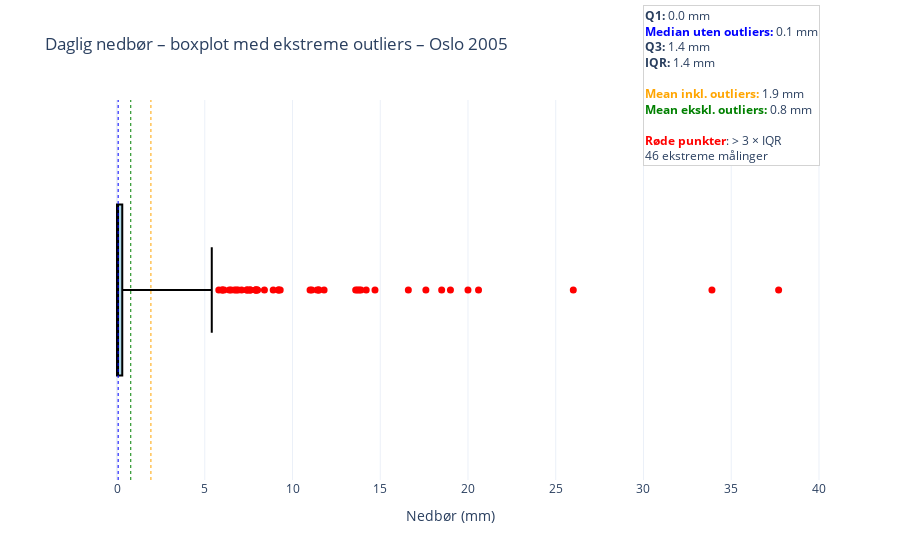

Notebook source saved alongside this figure:
### Markdown cell above
### Boxplot visualisering av ekstremverdier

### Code cell
year = 2005

df_year = ys.compute_yearly(city,element_id,year,aggregate=None)

summary          = od.summarize(df_year["value"])
q1, q3, iqr      = summary["Q1"], summary["Q3"], summary["IQR"]
extreme_mask     = od.detect_iqr(df_year["value"], extreme=True)
core_series      = od.remove_outliers_iqr(df_year["value"], extreme=True)
core_vals        = core_series.dropna()

stats_mean = oa.stats_with_without_outliers(city,element_id,time_offset=offset,statistic="mean")
stats_median = oa.stats_with_without_outliers(city,element_id,time_offset=offset,statistic="median")

stats_mean_year   = stats_mean[stats_mean["year_month"].str.startswith(str(year))]
stats_median_year = stats_median[stats_median["year_month"].str.startswith(str(year))]

mean_with_out = stats_mean_year["mean_with_outliers"].mean()
mean_no_out   = stats_mean_year["mean_without_outliers"].mean()
median_core   = stats_median_year["median_without_outliers"].mean()
extreme_vals = df_year.loc[extreme_mask, ["value", "referenceTime"]]

fig = go.Figure()

fig.add_trace(
    go.Box(
        x=core_vals,
        y=[0] * len(core_vals),
        orientation="h",
        boxpoints=False,
        fillcolor="lightblue",
        line=dict(color="black"),
        width=0.9,
        hoverinfo="skip",
        showlegend=False
    )
)
if not extreme_vals.empty:
    fig.add_trace(
        go.Scatter(
            x=extreme_vals["value"],
            y=[0] * len(extreme_vals),
            mode="markers",
            marker=dict(color="red", size=7),
            text=extreme_vals["referenceTime"].dt.strftime("%Y‑%m‑%d"),
            hovertemplate="<b>%{text}</b><br>Nedbør: %{x:.1f} mm<extra></extra>",
            showlegend=False
        )
    )
fig.add_vline(x=mean_with_out, line_width=1, line_dash="dot", line_color="orange")
fig.add_vline(x=mean_no_out,   line_width=1, line_dash="dot", line_color="green")
fig.add_vline(x=median_core,   line_width=1, line_dash="dot", line_color="blue")
info = (
    f"<b>Q1:</b> {q1:.1f} mm<br>"
    f"<span style='color:blue'><b>Median uten outliers:</b></span> {median_core:.1f} mm<br>"
    f"<b>Q3:</b> {q3:.1f} mm<br>"
    f"<b>IQR:</b> {iqr:.1f} mm<br><br>"
    f"<span style='color:orange'><b>Mean inkl. outliers:</b></span> {mean_with_out:.1f} mm<br>"
    f"<span style='color:green'><b>Mean ekskl. outliers:</b></span> {mean_no_out:.1f} mm<br><br>"
    f"<span style='color:red'><b>Røde punkter</b></span>: > 3 × IQR<br>"
    f"{len(extreme_vals)} ekstreme målinger<br><br>"
)
fig.add_annotation(
    xref="paper", yref="paper",
    x=1, y=1.25,
    xanchor="right", yanchor="top",
    text=info,
    showarrow=False,
    align="left",
    bordercolor="lightgrey",
    borderwidth=1,
    bgcolor="white",
    font=dict(size=12)
)
fig.update_layout(
    title=f"Daglig nedbør – boxplot med ekstreme outliers – {city.capitalize()} {year}",
    xaxis_title="Nedbør (mm)",
    yaxis=dict(visible=False, range=[-1, 1]),
    template="plotly_white",
    hovermode="x"
)
fig.show()

### Figure 1 — Plotly figure (JSON) as saved in the notebook; plotly's stock layout.template omitted (floating-point values rounded to 4 significant figures; data arrays with more than 128 entries replaced by an {"elided": "..."} marker saying what was removed)
{"data": [{"boxpoints": false, "fillcolor": "lightblue", "hoverinfo": "skip", "line": {"color": "black"}, "orientation": "h", "showlegend": false, "type": "box", "width": 0.9, "x": {"elided": "319 float values"}, "y": {"elided": "319 int values"}}, {"hovertemplate": "<b>%{text}</b><br>Nedbør: %{x:.1f} mm<extra></extra>", "marker": {"color": "red", "size": 7}, "mode": "markers", "showlegend": false, "text": ["2005‑01‑09", "2005‑01‑19", "2005‑02‑10", "2005‑03‑11", "2005‑03‑12", "2005‑04‑07", "2005‑04‑08", "2005‑04‑30", "2005‑05‑03", "2005‑05‑09", "2005‑05‑20", "2005‑05‑21", "2005‑05‑22", "2005‑05‑24", "2005‑05‑26", "2005‑05‑27", "2005‑05‑29", "2005‑06‑05", "2005‑06‑13", "2005‑06‑14", "2005‑07‑16", "2005‑07‑17", "2005‑07‑20", "2005‑07‑21", "2005‑08‑01", "2005‑08‑06", "2005‑08‑07", "2005‑08‑09", "2005‑08‑23", "2005‑08‑26", "2005‑09‑03", "2005‑09‑14", "2005‑10‑01", "2005‑10‑02", "2005‑10‑21", "2005‑10‑23", "2005‑10‑26", "2005‑10‑30", "2005‑11‑02", "2005‑11‑03", "2005‑11‑04", "2005‑11‑06", "2005‑11‑25", "2005‑12‑02", "2005‑12‑07", "2005‑12‑30"], "type": "scatter", "x": [11.4, 7.9, 7.6, 6.7, 7.4, 7.6, 7.9, 13.8, 7.1, 9.2, 6.0, 11.1, 20.0, 8.9, 11.5, 8.0, 7.4, 9.3, 13.9, 6.9, 9.2, 8.4, 33.9, 20.6, 17.6, 11.5, 6.1, 11.8, 18.5, 14.2, 6.5, 13.6, 8.0, 13.7, 14.7, 19.0, 11.0, 7.9, 16.6, 7.5, 37.7, 6.0, 26.0, 5.8, 6.4, 6.8], "y": [0, 0, 0, 0, 0, 0, 0, 0, 0, 0, 0, 0, 0, 0, 0, 0, 0, 0, 0, 0, 0, 0, 0, 0, 0, 0, 0, 0, 0, 0, 0, 0, 0, 0, 0, 0, 0, 0, 0, 0, 0, 0, 0, 0, 0, 0]}], "layout": {"annotations": [{"align": "left", "bgcolor": "white", "bordercolor": "lightgrey", "borderwidth": 1, "font": {"size": 12}, "showarrow": false, "text": "<b>Q1:</b> 0.0 mm<br><span style='color:blue'><b>Median uten outliers:</b></span> 0.1 mm<br><b>Q3:</b> 1.4 mm<br><b>IQR:</b> 1.4 mm<br><br><span style='color:orange'><b>Mean inkl. outliers:</b></span> 1.9 mm<br><span style='color:green'><b>Mean ekskl. outliers:</b></span> 0.8 mm<br><br><span style='color:red'><b>Røde punkter</b></span>: > 3 × IQR<br>46 ekstreme målinger<br><br>", "x": 1, "xanchor": "right", "xref": "paper", "y": 1.25, "yanchor": "top", "yref": "paper"}], "hovermode": "x", "shapes": [{"line": {"color": "orange", "dash": "dot", "width": 1}, "type": "line", "x0": 1.933, "x1": 1.933, "xref": "x", "y0": 0, "y1": 1, "yref": "y domain"}, {"line": {"color": "green", "dash": "dot", "width": 1}, "type": "line", "x0": 0.7839, "x1": 0.7839, "xref": "x", "y0": 0, "y1": 1, "yref": "y domain"}, {"line": {"color": "blue", "dash": "dot", "width": 1}, "type": "line", "x0": 0.06667, "x1": 0.06667, "xref": "x", "y0": 0, "y1": 1, "yref": "y domain"}], "title": {"text": "Daglig nedbør – boxplot med ekstreme outliers – Oslo 2005"}, "xaxis": {"title": {"text": "Nedbør (mm)"}}, "yaxis": {"range": [-1, 1], "visible": false}}}
